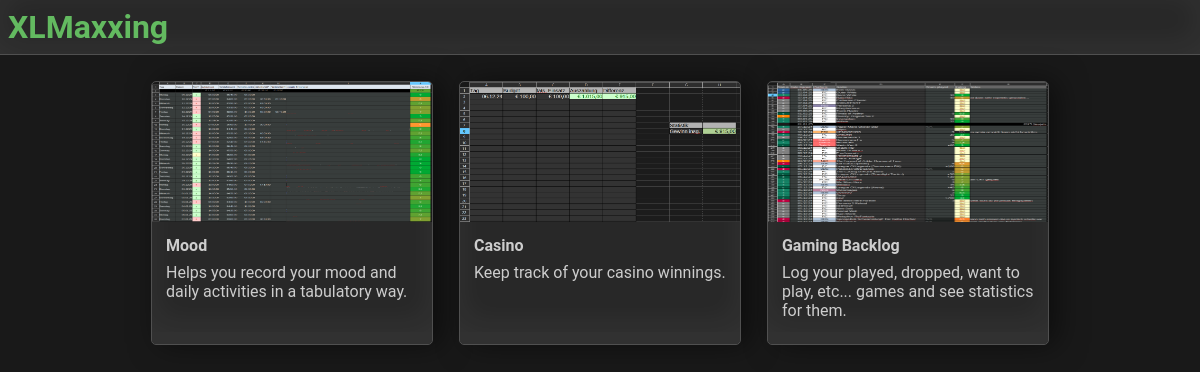
The page / on the database its author committed.
### tables this page shows
CREATE TABLE "xlfiles" (
	"id"	INTEGER NOT NULL,
	"name"	TEXT NOT NULL,
	"description"	TEXT,
	"supported_software"	INTEGER,
	"language"	VARCHAR(2) NOT NULL,
	PRIMARY KEY("id" AUTOINCREMENT)
);

### routes.php (called while the page is built, shortened)
<?php
require_once 'Router.class.php';
Router::get('/', 'views/templates/page.php');

### database/operations/DatabaseOperations.class.php (called while the page is built, shortened)
<?php
class DatabaseOperations {
    private static $databaseFolder = Env::ROOT."/database";
    private static function executeOperation(string $type, string $operationName, array $stringArguments) : array {
        $databaseFolder = self::$databaseFolder;
        $database = new SQLite3("$databaseFolder/".Env::DATABASE_FILE, SQLITE3_OPEN_CREATE | SQLITE3_OPEN_READWRITE);
        switch ($type) {
            case 'select':
                $preparedStatement = file_get_contents("$databaseFolder/operations/$type/{$type}_{$operationName}.sql");
                $result = $database->query($preparedStatement);
                $resultArray = [];
                while ($row = $result->fetchArray(SQLITE3_ASSOC)) {
                    array_push($resultArray, $row);
                }
                return $resultArray;
        }
        return [];
    }
    public static function select(string $selectOperationName = 'xlfiles', array $stringArguments = []) : array {
        return self::executeOperation('select', $selectOperationName, $stringArguments);
    }
}

### views/templates/Page.class.php (called while the page is built, shortened)
<?php
class Page {
    private array $properties = [];
    public function renderSection(string $sectionName) {
        if (is_callable($sectionName)) {
            $sectionContent = call_user_func($sectionName, $this->properties);
            return $sectionContent;
        }
        return '';
    }
}

### views/index.php (the view, shortened to what this page needs)
<?php function sectionMain() { ?>
    <div class="xlfiles-grid">
        <?php $xlfiles = DatabaseOperations::select('xlfiles'); ?>
        <?php foreach ($xlfiles as $xlfile): ?>
            <a class="xlfiles-grid-entry" href="/xlfile/<?= $xlfile['id'] ?>">
                <img class="xlfiles-grid-entry-thumbnail" src="/assets/img/xlfiles/<?= $xlfile['id']; ?>.png">
                <p class="xlfiles-grid-text">
                    <span class="xlfiles-grid-name"><?= $xlfile['name']; ?></span>
                    <span class="xlfiles-grid-description"><?= $xlfile['description']; ?></span>
                </p>
            </a>
        <?php endforeach; ?>
    </div>
<?php } ?>

### Router.class.php (shortened to what this page needs)
<?php
class Router {
	public static function get($route, $path_to_include)
	{
		if ($_SERVER['REQUEST_METHOD'] == 'GET') {
			self::route($route, $path_to_include);
		}
	}
	public static function route($route, $path_to_include)
	{
		$request_url = filter_var($_SERVER['REQUEST_URI'], FILTER_SANITIZE_URL);
		$request_url = rtrim($request_url, '/');
		$request_url = strtok($request_url, '?');
		$route_parts = explode('/', $route);
		$request_url_parts = explode('/', $request_url);
		array_shift($route_parts);
		array_shift($request_url_parts);
		if ($route_parts[0] == '' && count($request_url_parts) == 0) {
			include_once __DIR__ . "/$path_to_include";
			exit();
		}
		exit();
	}
}

### views/templates/page.php (shortened to what this page needs)
<!DOCTYPE html>
<html lang="en">
<?php
$page = new Page();
?>
<head>
    <?php include Env::ROOT.'/head-data.php'; ?>
</head>
<body>
    <header>
        <ul>
            <a href="/" style="text-decoration: none;"><h1 class="accent-100">XLMaxxing</h1></a>
        </ul>
    </header>
    <main>
        <?= $page->renderSection('sectionMain'); ?>
    </main>
</body>
</html>

### head-data.php (shortened to what this page needs)
<?php
$stylesheetsCascading = [
    'theme',
    'accents',
    'main',
    'header',
    'xlfiles-grid',
    'subtext'
];
?>
<?php foreach ($stylesheetsCascading as $stylesheet): ?>
    <link rel="stylesheet" href="/assets/styles/<?= $stylesheet; ?>.css">
<?php endforeach; ?>

### assets/styles/theme.css (style rules this page uses)
:root { --color-background: rgb(25, 25, 25); --color-foreground: rgb(40, 40, 40); --color-highlight: rgb(80, 80, 80); --color-text: rgb(205, 205, 205); --color-accent: rgb(99, 186, 96); --rounding-radius: 4px; }

### assets/styles/accents.css (style rules this page uses)
.accent-100 { color: var(--color-accent); }

### assets/styles/main.css (style rules this page uses)
html { background-color: var(--color-background); color: var(--color-text); font-family: 'Roboto'; font-weight: 400; }
body { margin: 0; padding: 0; }
main { max-width: 1392px; display: block; margin: 0 auto; }
a { color: turquoise; }

### assets/styles/header.css (style rules this page uses)
header { background-color: var(--color-foreground); outline: 1px solid var(--color-highlight); padding: 8px; margin-bottom: 16px; box-shadow: inset 0 -8px 32px rgba(255, 255, 255, 0.05); }
header ul { margin: 0; padding-left: 0; }
header ul h1 { margin: 0; }

### assets/styles/xlfiles-grid.css (style rules this page uses)
.xlfiles-grid { text-align: center; }
.xlfiles-grid-entry { display: inline-block; text-align: left; padding: 0px; margin: 12px; width: 280px; height: 250px; background-color: var(--color-foreground); outline: 1px solid var(--color-highlight); border-radius: var(--rounding-radius); overflow: hidden; text-decoration: none; color: var(--color-text); box-shadow: inset 0 -8px 32px rgba(255, 255, 255, 0.05); border-left: 0; border-right: 0; border-top: 0; border-bottom: 12px; border-style: solid; border-color: #313131; box-shadow: inset 0 -8px 32px rgba(255, 255, 255, 0.05), 8px 0px 30px rgba(0, 0, 0, 0.5); transition: 0.3s; }
.xlfiles-grid-entry-thumbnail { width: 280px; height: 140px; }
.xlfiles-grid-text { margin: 0; padding: 10px 14px; overflow: clip; max-height: 100%; border-radius: var(--rounding-radius); }
.xlfiles-grid-name { font-weight: bold; display: block; margin-bottom: 8px; }

### rows shown on the page
xlfiles: shows a picture, name "Mood", description "Helps you record your mood and daily activities in a tabulatory way."
xlfiles: shows a picture, name "Casino", description "Keep track of your casino winnings."
xlfiles: shows a picture, name "Gaming Backlog", description "Log your played, dropped, want to play, etc... games and see statistics for them."
